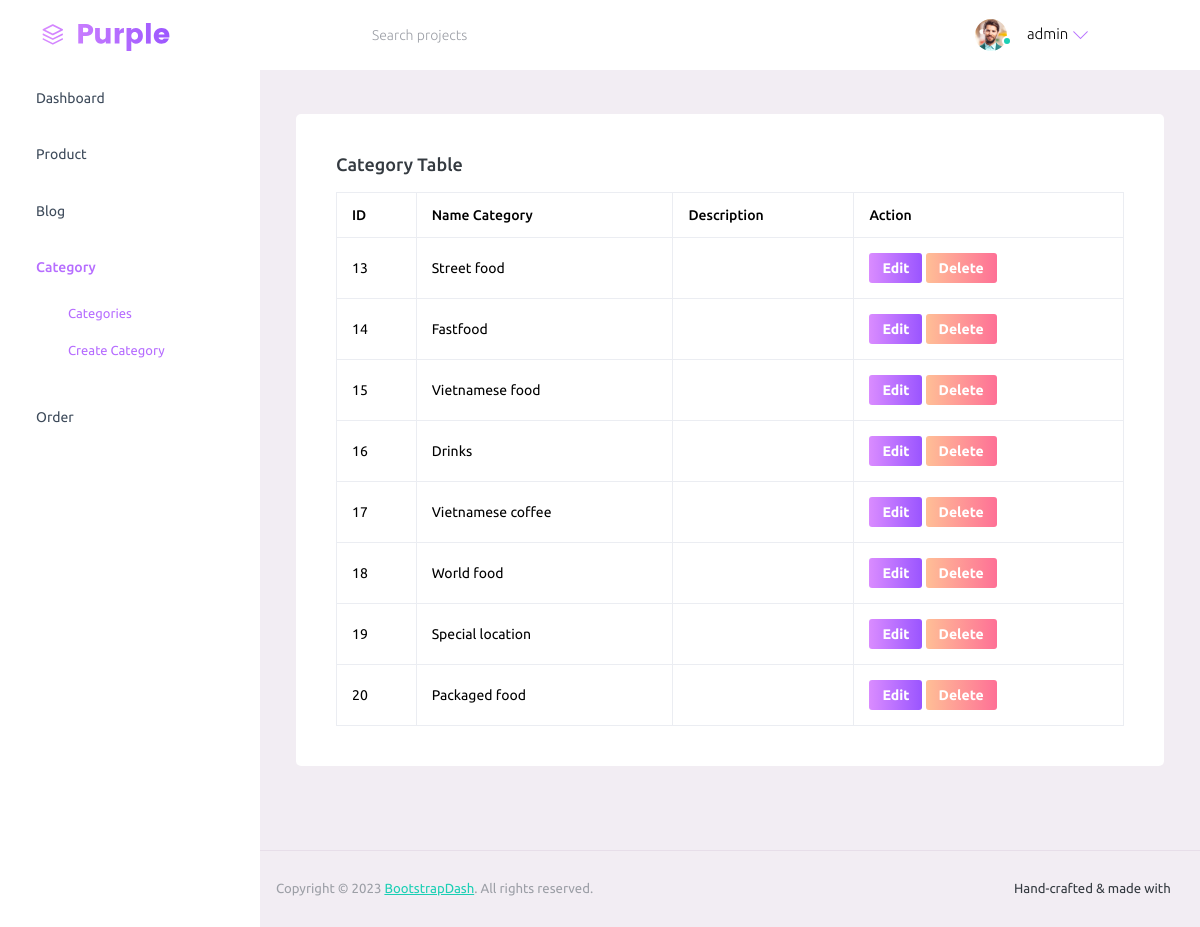
Page /admin/category (signed in) on the committed database.
### tables this page shows
CREATE TABLE IF NOT EXISTS `categories` (
  `category_id` int NOT NULL AUTO_INCREMENT,
  `category_name` varchar(50) DEFAULT NULL,
  `description` text,
  PRIMARY KEY (`category_id`)
);

### admin/app/controller/CategoryController.php (called while the page is built, shortened)
<?php
require 'admin/app/model/CategoryModel.php';
class CategoryController
{
    public function index()
    {
        $categoryModel = new CategoryModel;
        $categories = $categoryModel->getAllCategory();
        require 'admin/views/pages/category/category.php';
    }
}

### admin/app/model/CategoryModel.php (called while the page is built, shortened)
<?php
class CategoryModel {
    public function getAllCategory()
    {
        $db = new DB;
        $sql = "SELECT * FROM categories";
        $categories = $db->query($sql);
        $categories = $categories->fetchAll(PDO::FETCH_ASSOC);
        return $categories;
    }
}

### admin/views/pages/category/category.php (the view, shortened to what this page needs)
<!DOCTYPE html>
<html lang="en">
<head>
    <link rel="stylesheet" href="<?php echo APPURL ?>admin/views/assets/vendors/mdi/css/materialdesignicons.min.css">
    <link rel="stylesheet" href="<?php echo APPURL ?>admin/views/assets/vendors/ti-icons/css/themify-icons.css">
    <link rel="stylesheet" href="<?php echo APPURL ?>admin/views/assets/vendors/css/vendor.bundle.base.css">
    <link rel="stylesheet" href="<?php echo APPURL ?>admin/views/assets/vendors/font-awesome/css/font-awesome.min.css">
    <link rel="stylesheet" href="<?php echo APPURL ?>admin/views/assets/css/style.css">
</head>
<body>
    <div class="container-scroller">
        <?php include_once "admin/views/partials/_navbar.php"; ?>
        <div class="container-fluid page-body-wrapper">
            <?php include_once "admin/views/partials/_sidebar.php"; ?>
            <div class="main-panel">
                <div class="content-wrapper">
                    <div class="col-lg-12 grid-margin stretch-card">
                        <div class="card">
                            <div class="card-body">
                                <h4 class="card-title">Category table</h4>
                                <table class="table table-bordered">
                                    <thead>
                                        <tr>
                                            <th> ID </th>
                                            <th> Name Category</th>
                                            <th> Description </th>
                                            <th>Action</th>
                                        </tr>
                                    </thead>
                                    <tbody>
                                        <?php foreach ($categories as $category) : ?>
                                            <tr>
                                                <td> <?php echo $category['category_id'] ?> </td>
                                                <td> <?php echo $category['category_name'] ?> </td>
                                                <td> <?php echo $category['description'] ?> </td>
                                                <td>
                                                    <a href="<?php echo APPURL . 'admin/category/edit?id=' . $category['category_id'] ?>" class="btn btn-gradient-primary btn-sm">Edit</a>
                                                    <a href="<?php echo APPURL . 'admin/category/delete?id=' . $category['category_id'] ?>" class="btn btn-gradient-danger btn-sm">Delete</a>
                                                </td>
                                            </tr>
                                        <?php endforeach; ?>
                                    </tbody>
                                </table>
                            </div>
                        </div>
                    </div>
                </div>
                <?php include_once "admin/views/partials/_footer.php"; ?>
            </div>
        </div>
    </div>
</body>
</html>

### router/admin.php (shortened to what this page needs)
<?php
class RouterAmdin {
    public function __construct()
    {
        require 'admin/app/controller/HomeController.php';
        require 'admin/app/controller/CategoryController.php';
        $route = [
            'home' => 'HomeController::index',
            'login' => 'LoginController::index',
            'logout' => 'LogoutController::index',
            'product' => 'ProductController::index',
            'product/create' => 'ProductController::create',
            'product/edit' => 'ProductController::edit',
            'product/delete' => 'ProductController::delete',
            'category' => 'CategoryController::index',
            'category/create' => 'CategoryController::create',
            'category/edit' => 'CategoryController::edit',
            'category/delete' => 'CategoryController::delete',
            'blog' => 'BlogController::index',
            'blog/create' => 'BlogController::create',
            'blog/edit' => 'BlogController::edit',
            'blog/delete' => 'BlogController::delete',
            'orders' => 'OrderController::index',
            'order/detail' => 'OrderController::detail',
            'order/update' => 'OrderController::update',
        ];
        $url_last = end($url);
        $url_after = array_slice($url, 0, -1);
        $url_after = end($url_after);
        $para = '';
        if(strpos($url_last, '?') !== false) {
            $url_last = explode('?', $url_last);
            $para = $url_last[1];
            $url_last = $url_last[0];
        }else {
            $url_last = end($url);
        }
        foreach ($route as $key => $value) {
            $key = explode('/', $key);
            if(isset($key[1])){
                if($url_last == $key[1] && $url_after == $key[0]) {
                    $value = explode('::', $value);
                    $controller = $value[0];
                    $method = $value[1];
                    if ($para == '') {
                        $controller = new $controller;
                        $controller->$method();
                    }else if ($para != ''){
                        $para = explode('=', $para);
                        $controller = new $controller;
                        $controller->$method($para[1]);
                    }
                }
            }else {
                if($url_last == $key[0]) {
                    $value = explode('::', $value);
                    $method = $value[1];
                    if ($para == '') {
                        $controller = new $controller;
                        $controller->$method();
                    }else if ($para != ''){
                        $controller = new $controller;
                        $controller->$method($para);
                    }
                }
            }
        }
    }
}

### rows in the picture
categories: category_id "13", category_name "Street food"
categories: category_id "14", category_name "Fastfood"
categories: category_id "15", category_name "Vietnamese food"
categories: category_id "16", category_name "Drinks"
categories: category_id "17", category_name "Vietnamese coffee"
categories: category_id "18", category_name "World food"
categories: category_id "19", category_name "Special location"
categories: category_id "20", category_name "Packaged food"
